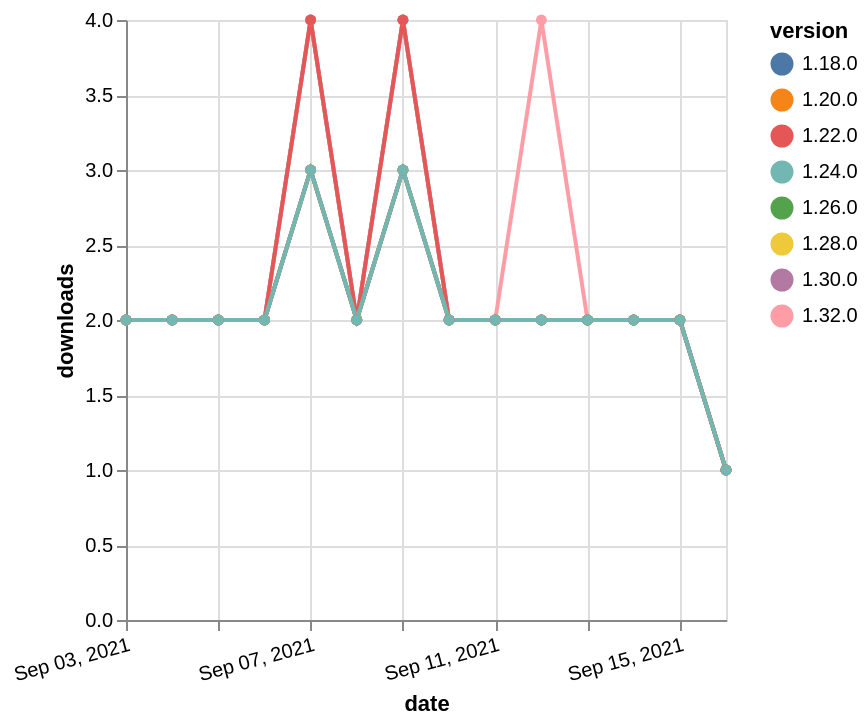

Express this chart as Vega-Lite.
### Vega-Lite specification from a JSON file in a GitHub repository (floating-point values rounded to 4 significant figures)
{"$schema": "https://vega.github.io/schema/vega-lite/v5.json", "description": "A simple bar chart with embedded data.", "data": {"values": [{"date": "2021-09-03", "total": 3307, "delta": 2, "version": "1.18.0"}, {"date": "2021-09-04", "total": 3309, "delta": 2, "version": "1.18.0"}, {"date": "2021-09-05", "total": 3311, "delta": 2, "version": "1.18.0"}, {"date": "2021-09-06", "total": 3313, "delta": 2, "version": "1.18.0"}, {"date": "2021-09-07", "total": 3317, "delta": 4, "version": "1.18.0"}, {"date": "2021-09-08", "total": 3319, "delta": 2, "version": "1.18.0"}, {"date": "2021-09-09", "total": 3323, "delta": 4, "version": "1.18.0"}, {"date": "2021-09-10", "total": 3325, "delta": 2, "version": "1.18.0"}, {"date": "2021-09-11", "total": 3327, "delta": 2, "version": "1.18.0"}, {"date": "2021-09-12", "total": 3329, "delta": 2, "version": "1.18.0"}, {"date": "2021-09-13", "total": 3331, "delta": 2, "version": "1.18.0"}, {"date": "2021-09-14", "total": 3333, "delta": 2, "version": "1.18.0"}, {"date": "2021-09-15", "total": 3335, "delta": 2, "version": "1.18.0"}, {"date": "2021-09-16", "total": 3336, "delta": 1, "version": "1.18.0"}, {"date": "2021-09-03", "total": 760, "delta": 2, "version": "1.32.0"}, {"date": "2021-09-04", "total": 762, "delta": 2, "version": "1.32.0"}, {"date": "2021-09-05", "total": 764, "delta": 2, "version": "1.32.0"}, {"date": "2021-09-06", "total": 766, "delta": 2, "version": "1.32.0"}, {"date": "2021-09-07", "total": 770, "delta": 4, "version": "1.32.0"}, {"date": "2021-09-08", "total": 772, "delta": 2, "version": "1.32.0"}, {"date": "2021-09-09", "total": 776, "delta": 4, "version": "1.32.0"}, {"date": "2021-09-10", "total": 778, "delta": 2, "version": "1.32.0"}, {"date": "2021-09-11", "total": 780, "delta": 2, "version": "1.32.0"}, {"date": "2021-09-12", "total": 784, "delta": 4, "version": "1.32.0"}, {"date": "2021-09-13", "total": 786, "delta": 2, "version": "1.32.0"}, {"date": "2021-09-14", "total": 788, "delta": 2, "version": "1.32.0"}, {"date": "2021-09-15", "total": 790, "delta": 2, "version": "1.32.0"}, {"date": "2021-09-16", "total": 791, "delta": 1, "version": "1.32.0"}, {"date": "2021-09-03", "total": 2598, "delta": 2, "version": "1.22.0"}, {"date": "2021-09-04", "total": 2600, "delta": 2, "version": "1.22.0"}, {"date": "2021-09-05", "total": 2602, "delta": 2, "version": "1.22.0"}, {"date": "2021-09-06", "total": 2604, "delta": 2, "version": "1.22.0"}, {"date": "2021-09-07", "total": 2608, "delta": 4, "version": "1.22.0"}, {"date": "2021-09-08", "total": 2610, "delta": 2, "version": "1.22.0"}, {"date": "2021-09-09", "total": 2614, "delta": 4, "version": "1.22.0"}, {"date": "2021-09-10", "total": 2616, "delta": 2, "version": "1.22.0"}, {"date": "2021-09-11", "total": 2618, "delta": 2, "version": "1.22.0"}, {"date": "2021-09-12", "total": 2620, "delta": 2, "version": "1.22.0"}, {"date": "2021-09-13", "total": 2622, "delta": 2, "version": "1.22.0"}, {"date": "2021-09-14", "total": 2624, "delta": 2, "version": "1.22.0"}, {"date": "2021-09-15", "total": 2626, "delta": 2, "version": "1.22.0"}, {"date": "2021-09-16", "total": 2627, "delta": 1, "version": "1.22.0"}, {"date": "2021-09-03", "total": 1487, "delta": 2, "version": "1.28.0"}, {"date": "2021-09-04", "total": 1489, "delta": 2, "version": "1.28.0"}, {"date": "2021-09-05", "total": 1491, "delta": 2, "version": "1.28.0"}, {"date": "2021-09-06", "total": 1493, "delta": 2, "version": "1.28.0"}, {"date": "2021-09-07", "total": 1496, "delta": 3, "version": "1.28.0"}, {"date": "2021-09-08", "total": 1498, "delta": 2, "version": "1.28.0"}, {"date": "2021-09-09", "total": 1501, "delta": 3, "version": "1.28.0"}, {"date": "2021-09-10", "total": 1503, "delta": 2, "version": "1.28.0"}, {"date": "2021-09-11", "total": 1505, "delta": 2, "version": "1.28.0"}, {"date": "2021-09-12", "total": 1507, "delta": 2, "version": "1.28.0"}, {"date": "2021-09-13", "total": 1509, "delta": 2, "version": "1.28.0"}, {"date": "2021-09-14", "total": 1511, "delta": 2, "version": "1.28.0"}, {"date": "2021-09-15", "total": 1513, "delta": 2, "version": "1.28.0"}, {"date": "2021-09-16", "total": 1514, "delta": 1, "version": "1.28.0"}, {"date": "2021-09-03", "total": 1684, "delta": 2, "version": "1.26.0"}, {"date": "2021-09-04", "total": 1686, "delta": 2, "version": "1.26.0"}, {"date": "2021-09-05", "total": 1688, "delta": 2, "version": "1.26.0"}, {"date": "2021-09-06", "total": 1690, "delta": 2, "version": "1.26.0"}, {"date": "2021-09-07", "total": 1693, "delta": 3, "version": "1.26.0"}, {"date": "2021-09-08", "total": 1695, "delta": 2, "version": "1.26.0"}, {"date": "2021-09-09", "total": 1698, "delta": 3, "version": "1.26.0"}, {"date": "2021-09-10", "total": 1700, "delta": 2, "version": "1.26.0"}, {"date": "2021-09-11", "total": 1702, "delta": 2, "version": "1.26.0"}, {"date": "2021-09-12", "total": 1704, "delta": 2, "version": "1.26.0"}, {"date": "2021-09-13", "total": 1706, "delta": 2, "version": "1.26.0"}, {"date": "2021-09-14", "total": 1708, "delta": 2, "version": "1.26.0"}, {"date": "2021-09-15", "total": 1710, "delta": 2, "version": "1.26.0"}, {"date": "2021-09-16", "total": 1711, "delta": 1, "version": "1.26.0"}, {"date": "2021-09-03", "total": 2703, "delta": 2, "version": "1.20.0"}, {"date": "2021-09-04", "total": 2705, "delta": 2, "version": "1.20.0"}, {"date": "2021-09-05", "total": 2707, "delta": 2, "version": "1.20.0"}, {"date": "2021-09-06", "total": 2709, "delta": 2, "version": "1.20.0"}, {"date": "2021-09-07", "total": 2712, "delta": 3, "version": "1.20.0"}, {"date": "2021-09-08", "total": 2714, "delta": 2, "version": "1.20.0"}, {"date": "2021-09-09", "total": 2717, "delta": 3, "version": "1.20.0"}, {"date": "2021-09-10", "total": 2719, "delta": 2, "version": "1.20.0"}, {"date": "2021-09-11", "total": 2721, "delta": 2, "version": "1.20.0"}, {"date": "2021-09-12", "total": 2723, "delta": 2, "version": "1.20.0"}, {"date": "2021-09-13", "total": 2725, "delta": 2, "version": "1.20.0"}, {"date": "2021-09-14", "total": 2727, "delta": 2, "version": "1.20.0"}, {"date": "2021-09-15", "total": 2729, "delta": 2, "version": "1.20.0"}, {"date": "2021-09-16", "total": 2730, "delta": 1, "version": "1.20.0"}, {"date": "2021-09-03", "total": 1024, "delta": 2, "version": "1.30.0"}, {"date": "2021-09-04", "total": 1026, "delta": 2, "version": "1.30.0"}, {"date": "2021-09-05", "total": 1028, "delta": 2, "version": "1.30.0"}, {"date": "2021-09-06", "total": 1030, "delta": 2, "version": "1.30.0"}, {"date": "2021-09-07", "total": 1033, "delta": 3, "version": "1.30.0"}, {"date": "2021-09-08", "total": 1035, "delta": 2, "version": "1.30.0"}, {"date": "2021-09-09", "total": 1038, "delta": 3, "version": "1.30.0"}, {"date": "2021-09-10", "total": 1040, "delta": 2, "version": "1.30.0"}, {"date": "2021-09-11", "total": 1042, "delta": 2, "version": "1.30.0"}, {"date": "2021-09-12", "total": 1044, "delta": 2, "version": "1.30.0"}, {"date": "2021-09-13", "total": 1046, "delta": 2, "version": "1.30.0"}, {"date": "2021-09-14", "total": 1048, "delta": 2, "version": "1.30.0"}, {"date": "2021-09-15", "total": 1050, "delta": 2, "version": "1.30.0"}, {"date": "2021-09-16", "total": 1051, "delta": 1, "version": "1.30.0"}, {"date": "2021-09-03", "total": 2102, "delta": 2, "version": "1.24.0"}, {"date": "2021-09-04", "total": 2104, "delta": 2, "version": "1.24.0"}, {"date": "2021-09-05", "total": 2106, "delta": 2, "version": "1.24.0"}, {"date": "2021-09-06", "total": 2108, "delta": 2, "version": "1.24.0"}, {"date": "2021-09-07", "total": 2111, "delta": 3, "version": "1.24.0"}, {"date": "2021-09-08", "total": 2113, "delta": 2, "version": "1.24.0"}, {"date": "2021-09-09", "total": 2116, "delta": 3, "version": "1.24.0"}, {"date": "2021-09-10", "total": 2118, "delta": 2, "version": "1.24.0"}, {"date": "2021-09-11", "total": 2120, "delta": 2, "version": "1.24.0"}, {"date": "2021-09-12", "total": 2122, "delta": 2, "version": "1.24.0"}, {"date": "2021-09-13", "total": 2124, "delta": 2, "version": "1.24.0"}, {"date": "2021-09-14", "total": 2126, "delta": 2, "version": "1.24.0"}, {"date": "2021-09-15", "total": 2128, "delta": 2, "version": "1.24.0"}, {"date": "2021-09-16", "total": 2129, "delta": 1, "version": "1.24.0"}]}, "width": "container", "mark": {"type": "line", "point": {"filled": true}}, "encoding": {"x": {"field": "date", "type": "temporal", "timeUnit": "yearmonthdate", "title": "date", "axis": {"labelAngle": -15}}, "y": {"field": "delta", "type": "quantitative", "title": "downloads"}, "color": {"field": "version", "type": "nominal"}, "tooltip": {"field": "delta"}}}
